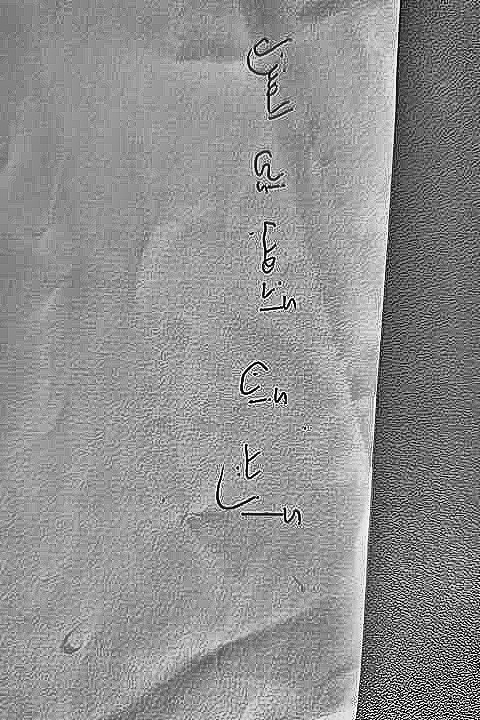
#> input picture backend/handwriting_debug/last_capture.jpg, 480 x 720 px
$ python -i Handwritingagent.py   (imports and definitions only)
#> lines starting #> are read from the running program, lines starting #| are printed output that depends on the picture
#> further down, picture is the input picture: shape (720, 480, 3); min 0, max 255, mean 144
"""
HandwritingAgent.py — Enhanced Multi-Pass Handwriting Recognition
══════════════════════════════════════════════════════════════════

PIPELINE OVERVIEW
─────────────────
  PASS 1  ─ Parallel extraction from 3 independent vision models
             (Gemini 2.5-Flash · Llama-4 Scout via Groq · Gemma via OpenRouter)
             → consensus merge: if ≥2 models agree on a word → keep it

  PASS 2  ─ Cross-check: Gemini 2.5-Flash re-reads image vs. Pass-1 output
             (always with image, not text-only)

  PASS 3  ─ Deep Arabic verification (Arabic/Darija only)
             Qwen2.5-VL-72B via OpenRouter — best open Arabic vision model
             Re-reads image vs. Pass-2 output, letter-by-letter dot check

  PASS 4  ─ Smart LLM consensus judge (Groq Llama-4 Scout 16e — text-only)
             Receives ALL previous pass outputs + image → picks/merges best

  PASS 5  ─ Digit & medical guardrails (deterministic, no API)

  PASS 6  ─ Structured extraction + intent classification
             → spoken_response, medicines[], fields[], parsed{}

Language support:  English · French · Arabic (MSA) · Tunisian Darija
Models used:       Gemini 2.5-Flash, Llama-4-Scout-17B (Groq),
                   Gemma-4-26B (OpenRouter), Qwen2.5-VL-72B (OpenRouter)

All API keys from config.py. No hardcoded keys.
"""

from __future__ import annotations

import asyncio
import base64
import hashlib
import json
import re
import time
from concurrent.futures import ThreadPoolExecutor, as_completed
from typing import Optional

import cv2
import numpy as np
import requests

from config import (
    GOOGLE_API_KEY,
    OPENROUTER_API_KEY,
    GROQ_API_KEY,
)


# ═══════════════════════════════════════════════════════════════
#  Model endpoints & identifiers
# ═══════════════════════════════════════════════════════════════

GROQ_URL        = "https://api.groq.com/openai/v1/chat/completions"
GROQ_OCR_MODEL  = "meta-llama/llama-4-scout-17b-16e-instruct"   # vision
GROQ_TEXT_MODEL = "meta-llama/llama-4-scout-17b-16e-instruct"   # text judge

GEMINI_MODELS = ["gemini-2.5-flash", "gemini-2.0-flash"]
GEMINI_BASE   = "https://generativelanguage.googleapis.com/v1beta/models/{model}:generateContent"

OPENROUTER_URL = "https://openrouter.ai/api/v1/chat/completions"

# Vision models available via OpenRouter
OPENROUTER_VISION_ARABIC = [
    "qwen/qwen2.5-vl-72b-instruct:free",   # best open Arabic vision model
    "google/gemma-4-26b-a4b-it:free",       # fallback
]
OPENROUTER_VISION_LATIN = [
    "google/gemma-4-26b-a4b-it:free",
    "meta-llama/llama-4-scout-17b-16e-instruct:free",
]

LONG_TEXT_WORD_THRESHOLD = 80
IS_ARABIC_LANG = {"arabic", "darija"}

LANGUAGE_LABELS = {
    "auto":    "Auto-detect",
    "english": "English",
    "french":  "French",
    "arabic":  "Arabic",
    "darija":  "Tunisian Darija",
}


# ═══════════════════════════════════════════════════════════════
#  Image helpers
# ═══════════════════════════════════════════════════════════════

def _preprocess(img: np.ndarray) -> np.ndarray:
    """Resize + CLAHE + sharpening for better OCR accuracy."""
    h, w = img.shape[:2]
#> h = 720; w = 480
    if max(h, w) > 1600:
        scale = 1600 / max(h, w)
        img = cv2.resize(img, (int(w * scale), int(h * scale)),
                         interpolation=cv2.INTER_LANCZOS4)
    # Sharpening kernel
    kernel = np.array([[0, -1, 0], [-1, 5, -1], [0, -1, 0]], dtype=np.float32)
    gray   = cv2.cvtColor(img, cv2.COLOR_BGR2GRAY)
    gray   = cv2.filter2D(gray, -1, kernel)
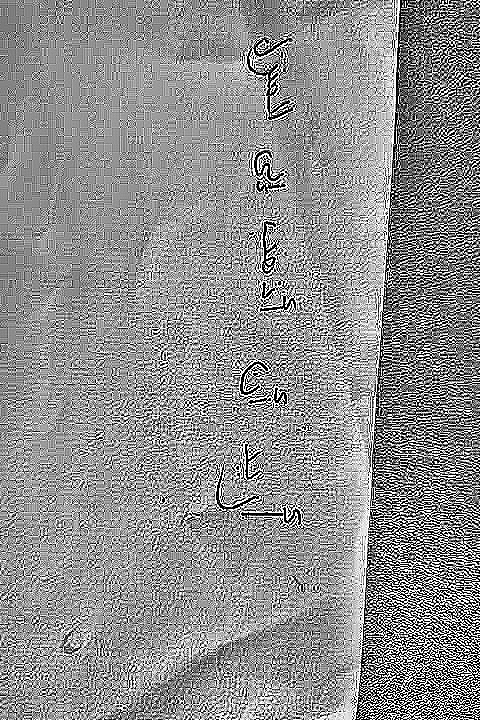
#> gray: shape (720, 480); min 0, max 255, mean 143
    clahe  = cv2.createCLAHE(clipLimit=3.0, tileGridSize=(8, 8))
    return cv2.cvtColor(clahe.apply(gray), cv2.COLOR_GRAY2BGR)
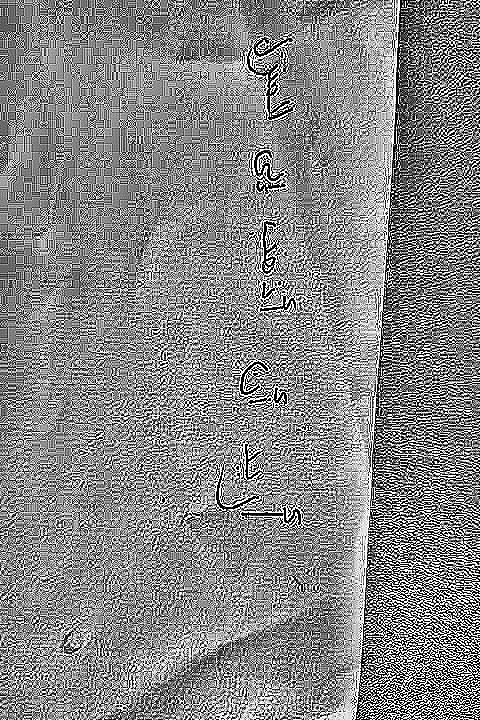
#> returned value: shape (720, 480, 3); min 0, max 255, mean 134.3


def _encode(img: np.ndarray, quality: int = 92) -> str:
    _, buf = cv2.imencode(".jpg", img, [cv2.IMWRITE_JPEG_QUALITY, quality])
    return base64.b64encode(buf).decode("utf-8")


# [434 lines left out: functions _compress, _arabic_rules, _lang_block, _general_rules, _pass1_prompt, _pass2_prompt and 11 more, not called in this run]


# ═══════════════════════════════════════════════════════════════
#  Medical guardrails (deterministic)
# ═══════════════════════════════════════════════════════════════

_IMPOSSIBLE_DOSAGES = [
    r"(amoxicilline\s*(?:\(cp\))?\s*)4\s*g\b",
    r"(parac[eé]tamol\s*(?:\(cp\))?\s*)4\s*g\b",
    r"(doliprane\s*(?:\(cp\))?\s*)4\s*g\b",
    r"(ibuprofène\s*(?:\(cp\))?\s*)4\s*g\b",
]
_BAD_FREQ_RX = re.compile(
    r"\b4\s*cp\s*[&et]+\s*fois\s+par\s+jour\b", re.IGNORECASE
)


# [15 lines left out: function _apply_guardrails, not called in this run]


# ═══════════════════════════════════════════════════════════════
#  Language normalization
# ═══════════════════════════════════════════════════════════════

_LANG_MAP = {
    "english": "english", "anglais": "english",
    "french": "french", "français": "french", "francais": "french",
    "arabic": "arabic", "arabe": "arabic",
    "modern standard arabic": "arabic",
    "modern standard arabic (العربية الفصحى)": "arabic",
    "darija": "darija", "tunisian darija": "darija",
    "tunisian arabic darija (الدارجة التونسية)": "darija",
    "tunisian arabic": "darija", "darja": "darija",
}


# [9 lines left out: function _normalize_lang, not called in this run]


def _lang_to_tts_code(language: str) -> str:
    return {"english": "en", "french": "fr",
            "arabic": "ar", "darija": "tn"}.get(language, "en")


# ═══════════════════════════════════════════════════════════════
#  PASS 1: Parallel extraction (3 independent models)
# ═══════════════════════════════════════════════════════════════

# [214 lines left out: functions _pass1_parallel, _consensus_merge, _pass2_verify, _pass3_arabic_deep, _pass4_judge, _is_medical, not called in this run]


def _has_dosage_numbers(text: str) -> bool:
    return bool(re.search(r"\b\d+\s*(?:mg|g|cp|ml)\b", text, re.IGNORECASE))


# [42 lines left out: functions _pass5_digit_check, _verify_language, not called in this run]


# ═══════════════════════════════════════════════════════════════
#  Intent classifier
# ═══════════════════════════════════════════════════════════════

_RX_PRESCRIPTION = re.compile(
    r"ordonnance|prescription|وصفة\s*طبية"
    r"|\b(cp|bte|gel[eé]?lule|comprim[eé]s?|cachet|ampoule|sirop|suppositoire)\b"
    r"|\b\d+\s*(?:mg|mcg|g|ml|ui)\b"
    r"|\b(matin|soir|midi|nuit)\b"
    r"|\bfois\s+par\s+jour\b|\bfois\/jour\b|\b\d+\s*f\/j\b"
    r"|\b(amox|augmentin|ibupro|paracet|doliprane|fentanyl|aspirin|metform|omeprazol)\b",
    re.IGNORECASE,
)
_RX_QUESTION = re.compile(
    r"\?|؟"
    r"|\b(pourquoi|comment|qu['\u2019]est|what|why|how|where|when|who)\b"
    r"|ما\s|كيف\s|هل\s|لماذا\s",
    re.IGNORECASE,
)
_RX_ADDRESS = re.compile(
    r"\b(rue|avenue|av\.|bd\.|boulevard|quartier|ville|commune|wilaya"
    r"|code\s*postal|adresse|email|tel\.?|tél|@)\b",
    re.IGNORECASE,
)
_RX_FORM = re.compile(
    r"\b(nom\s*:|prénom\s*:|date\s*:|n°|numéro\s*:|cin\s*:|nni\s*:|id\s*:)\b",
    re.IGNORECASE,
)


# [11 lines left out: function _classify_intent, not called in this run]


# ═══════════════════════════════════════════════════════════════
#  Action agents (structured output per intent)
# ═══════════════════════════════════════════════════════════════

def _call_groq_text(prompt: str, max_tokens: int = 600) -> dict:
    return _groq_text_call(prompt, max_tokens=max_tokens, temperature=0.3)


# [139 lines left out: functions _agent_question, _agent_plain_text, _agent_prescription, _agent_address, _agent_form, not called in this run]


_AGENT_ROUTER = {
    "QUESTION":     _agent_question,
    "PLAIN_TEXT":   _agent_plain_text,
    "PRESCRIPTION": _agent_prescription,
    "ADDRESS":      _agent_address,
    "FORM":         _agent_form,
}


# ═══════════════════════════════════════════════════════════════
#  HandwritingAgent — main class
# ═══════════════════════════════════════════════════════════════

class HandwritingAgent:
    """
    Multi-pass handwriting recognition agent.

    Usage:
        agent = HandwritingAgent(action_agent=action_agent)
        result = agent.process(image_bytes, language="auto")

    Result keys:
        transcription   — final verified clean text
        language        — detected language key
        intent          — QUESTION / PLAIN_TEXT / PRESCRIPTION / ADDRESS / FORM
        spoken_response — text that was (or should be) spoken
        medicines       — list[dict] (PRESCRIPTION only)
        navigate_to     — address string (ADDRESS only)
        fields          — list[dict] (FORM only)
        parsed          — dict (ADDRESS only)
        backend         — pipeline summary string
        confidence      — final confidence float
        pipeline_log    — per-pass log list (for debugging)
        error           — error string if something failed
    """

    # [264 lines left out: functions __init__, process, _error, not called in this run]

    def clear_cache(self):
        self._cache.clear()
        print("[HW] Cache cleared.")

>>> import cv2
>>> picture = cv2.imread('../handwriting_debug/last_capture.jpg')
>>> result = _preprocess(picture)
